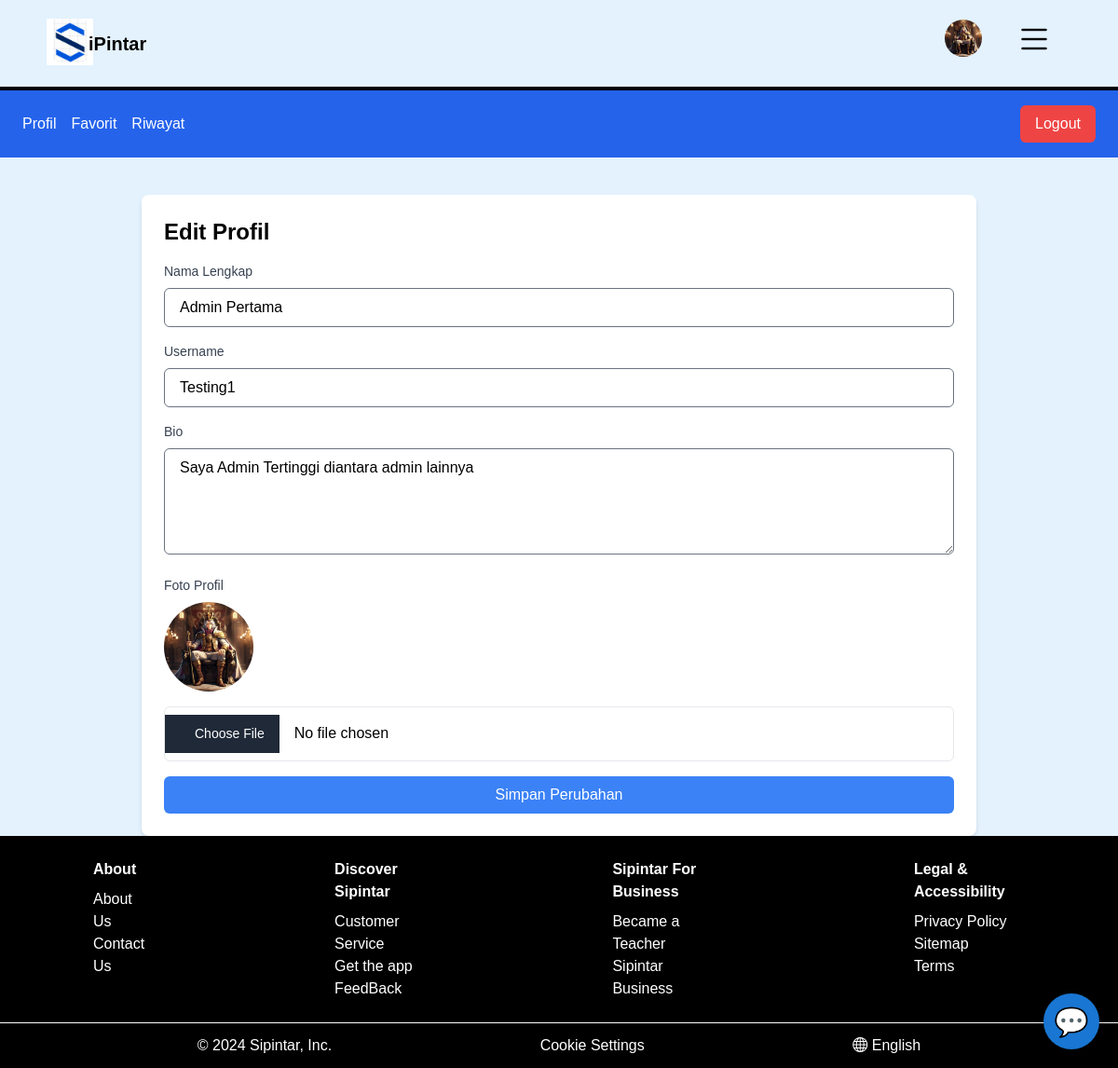
The app's page /profil/setting.php (signed in) with its own data.
### tables this page shows
CREATE TABLE `pengguna` (
  `id_pengguna` int NOT NULL,
  `nama` varchar(255) NOT NULL,
  `email` varchar(255) NOT NULL,
  `username` varchar(50) NOT NULL,
  `kata_sandi` varchar(255) NOT NULL,
  `peran` tinyint NOT NULL,
  `tanggal_lahir` date DEFAULT NULL,
  `bio` text,
  `foto` varchar(255) NOT NULL,
  `sekolah` varchar(100) NOT NULL,
  `kelas` tinyint NOT NULL,
  `reset_token` varchar(255) DEFAULT NULL,
  `reset_expiry` datetime DEFAULT NULL,
  `dibuat_pada` timestamp NOT NULL DEFAULT CURRENT_TIMESTAMP,
  `diperbarui_pada` timestamp NOT NULL DEFAULT CURRENT_TIMESTAMP ON UPDATE CURRENT_TIMESTAMP,
  `jenis_kelamin` enum('Laki-laki','Perempuan') DEFAULT NULL
);

### profil/setting.php (the view, shortened to what this page needs)
<?php
include "../partials/Config.php";
$user_id = $_SESSION['user']['id_pengguna'];
$query = "SELECT * FROM pengguna WHERE id_pengguna = '$user_id'";
$result = mysqli_query($conn, $query);
if ($result && mysqli_num_rows($result) === 1) {
    $user = mysqli_fetch_assoc($result);
} else {
    echo "Data pengguna tidak ditemukan.";
    exit;
}
?>
<nav class="bg-blue-600 text-white p-4">
    <div class="max-w-6xl mx-auto flex justify-between items-center">
        <ul class="flex space-x-4">
            <li><a href="profil.php" class="hover:underline">Profil</a></li>
            <li><a href="favorit.php" class="hover:underline">Favorit</a></li>
            <li><a href="riwayat.php" class="hover:underline">Riwayat</a></li>
        </ul>
        <a href="../logout/logout.php" class="bg-red-500 hover:bg-red-600 text-white py-2 px-4 rounded-md">
            Logout
        </a>
    </div>
</nav>
<div class="max-w-4xl mx-auto mt-10 bg-white p-6 rounded-lg shadow-md">
    <h2 class="text-2xl font-bold mb-4">Edit Profil</h2>
    <form action="" method="POST" enctype="multipart/form-data">
        <div class="mb-4">
            <label for="nama" class="block mb-2 text-sm font-medium text-gray-700">Nama Lengkap</label>
            <input type="text" name="nama" id="nama" value="<?php echo $user['nama']; ?>"
                class="w-full px-4 py-2 border rounded-md focus:outline-none focus:ring-2 focus:ring-blue-500" required>
        </div>
        <div class="mb-4">
            <label for="username" class="block mb-2 text-sm font-medium text-gray-700">Username</label>
            <input type="text" name="username" id="username" value="<?php echo $user['username']; ?>"
                class="w-full px-4 py-2 border rounded-md focus:outline-none focus:ring-2 focus:ring-blue-500" required>
        </div>
        <div class="mb-4">
            <label for="bio" class="block mb-2 text-sm font-medium text-gray-700">Bio</label>
            <textarea name="bio" id="bio" rows="4"
                class="w-full px-4 py-2 border rounded-md focus:outline-none focus:ring-2 focus:ring-blue-500"><?php echo $user['bio']; ?></textarea>
        </div>
        <div class="mb-4">
            <label for="foto" class="block mb-2 text-sm font-medium text-gray-700">Foto Profil</label>
            <?php if (!empty($user['foto'])) : ?>
            <img src="<?php echo $user['foto']; ?>" alt="Foto Profil" class="w-24 h-24 rounded-full mb-4">
            <?php endif; ?>
            <input type="file" name="foto" id="foto"
                class="w-full px-4 py-2 border rounded-md focus:outline-none focus:ring-2 focus:ring-blue-500">
        </div>
        <button type="submit" class="w-full bg-blue-500 text-white py-2 rounded-md hover:bg-blue-600">Simpan
            Perubahan</button>
    </form>
</div>
<?php
include '../partials/Master.php';
?>

### partials/cs.php (style rules this page uses)
body { font-family: Arial, sans-serif; background-color: #e3f2fd; margin: 0; padding: 0; }

### records on screen
pengguna: nama "Admin Pertama", username "Testing1", bio "Saya Admin Tertinggi diantara admin lainnya", foto (picture)
